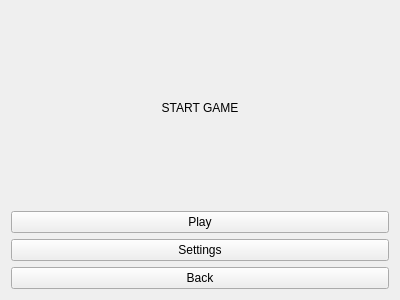
<?xml version="1.0" encoding="UTF-8"?>
<ui version="4.0">
 <class>StartWindow</class>
 <widget class="QWidget" name="StartWindow">
  <property name="geometry">
   <rect>
    <x>0</x>
    <y>0</y>
    <width>400</width>
    <height>300</height>
   </rect>
  </property>
  <property name="windowTitle">
   <string>Start Game</string>
  </property>
  <layout class="QVBoxLayout" name="verticalLayout">
   <item>
    <widget class="QLabel" name="labelTitle">
     <property name="text">
      <string>START GAME</string>
     </property>
     <property name="alignment">
      <set>Qt::AlignCenter</set>
     </property>
    </widget>
   </item>
   <item>
    <widget class="QPushButton" name="pushButtonPlay">
     <property name="text">
      <string>Play</string>
     </property>
    </widget>
   </item>
   <item>
    <widget class="QPushButton" name="pushButtonSettings">
     <property name="text">
      <string>Settings</string>
     </property>
    </widget>
   </item>
   <item>
    <widget class="QPushButton" name="pushButtonBack">
     <property name="text">
      <string>Back</string>
     </property>
    </widget>
   </item>
  </layout>
 </widget>
 <resources/>
 <connections/>
</ui> 
